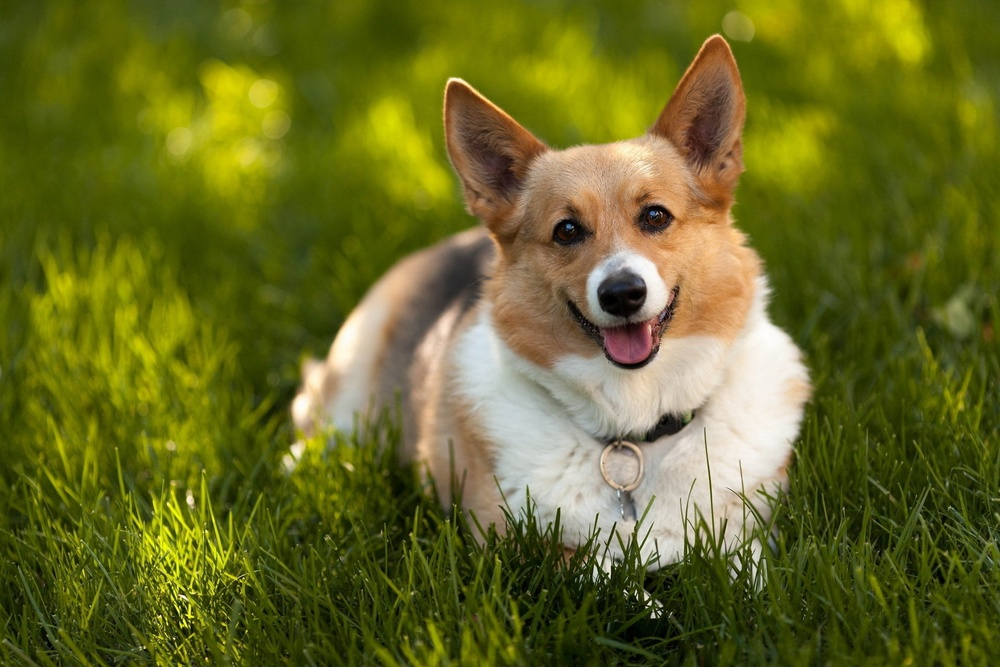
#> input picture image.jpg, 1000 x 667 px, shrunk from 1920 x 1280 before the run
$ python Spatial_Filter.py
#> lines starting #> are read from the running program, lines starting #| are printed output that depends on the picture
import cv2
import matplotlib.pyplot as plt

img = cv2.imread('image.jpg')
#> img is the input picture: shape (667, 1000, 3); mean B, G, R 37.2, 106.1, 103.9
img1=cv2.cvtColor(img,cv2.COLOR_BGR2RGB)
high=img1 - (cv2.GaussianBlur(img,(21,21),4)+64)
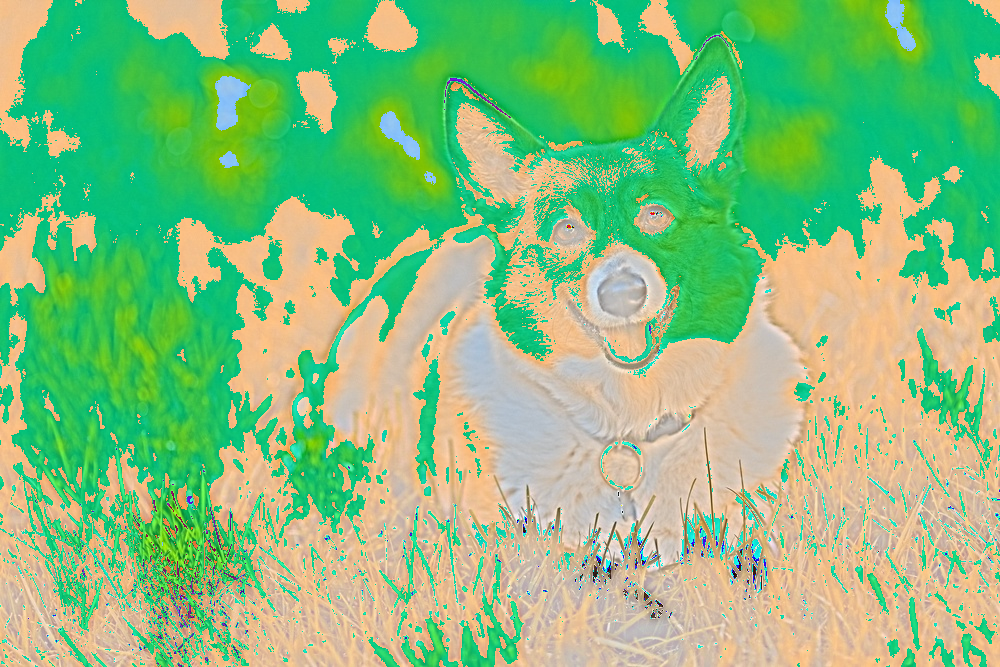
#> high: shape (667, 1000, 3); mean R, G, B 134.6, 191.1, 126.3
f,a=plt.subplots(1,2,figsize=(15,9))


a[0].imshow(img1)
a[0].axis("off")
a[0].set_title("orginal")
a[1].imshow(high)
a[1].axis("off")
a[1].set_title("using high pass filtering")


plt.show()
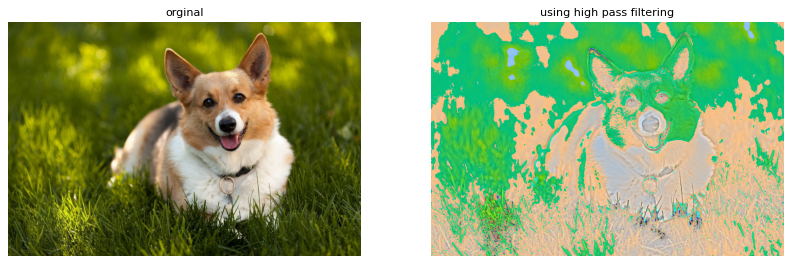
#> figure drawn by matplotlib, 2 panels
